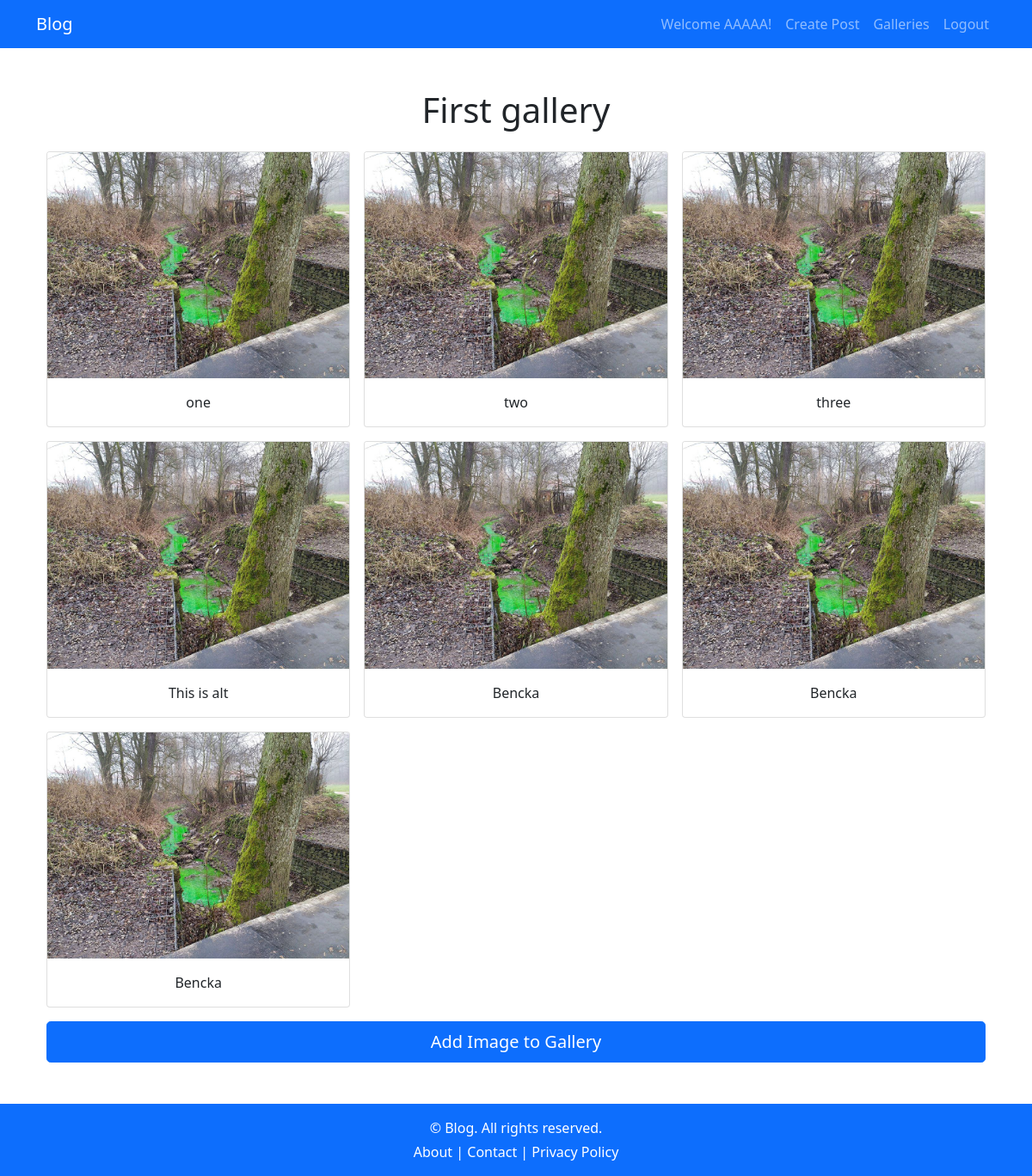
The app's page /galleries/1/ (signed in) with its own data.
### galleries/models.py (models this page shows, shortened)
class Gallery(models.Model):
    title = models.CharField(max_length=100)

class GalleryImage(models.Model):
    gallery = models.ForeignKey(Gallery, on_delete=models.CASCADE,related_name='images')
    image = models.ImageField(upload_to='galleries/%Y/%m/%d')
    alt = models.CharField(max_length=255)

### galleries/views.py (the view)
# urls.py: path("<int:id_id>/", gallery_details, name="details"),
def gallery_details(request, id_id):
    gallery = Gallery.objects.get(id=id_id)
    return render(request, "galleries/details.html", {"gallery": gallery})

### galleries/templates/galleries/details.html
{% extends "blog/base.html" %}
{% load thumbnail %}
{% load crispy_forms_tags %}
{% block contents %}
<div class="container my-5">
    <h1 class="text-center mb-4">{{ gallery.title }}</h1>
    <div class="row g-3">
        {% for image in gallery.images.all %}
            <div class="col-md-4 col-sm-6">
                <div class="card">
                    <a href="{% url 'galleries:img_details' gallery.id 2 %}" target="_blank" class="text-decoration-none">
                        <img
                            src="{% thumbnail image.image "300x300" crop="center" %}"
                            class="card-img-top"
                            alt="{{ image.alt }}">
                    </a>
                    <div class="card-body text-center">
                        <p class="card-text">{{ image.alt }}</p>
                    </div>
                </div>
            </div>
        {% endfor %}
        <div class="col-12">
            <a href="{% url 'galleries:add_image_to_gallery' gallery.id %}" class="btn btn-primary btn-lg w-100">
                Add Image to Gallery
            </a>
        </div>
    </div>
</div>
{% endblock %}

### blog/templates/blog/Base.html (shortened to what this page needs)
<!DOCTYPE html>
<html lang="en">
<head>
    <link href="https://cdn.jsdelivr.net/npm/bootstrap@5.0.2/dist/css/bootstrap.min.css" rel="stylesheet"
>
</head>
<body>
    <nav class="navbar navbar-expand-lg navbar-dark bg-primary">
        <div class="container">
            <a class="navbar-brand" href={% url 'posts:home' %}>Blog</a>
            <div class="collapse navbar-collapse" id="navbarNav">
                <ul class="navbar-nav ms-auto">
                    {% if not user.is_authenticated %}
                        <li class="nav-item">
                            <a class="nav-link" href="{% url 'posts:register' %}">Register</a>
                        </li>
                        <li class="nav-item">
                            <a class="nav-link" href="{% url 'posts:login' %}">Login</a>
                        </li>
                    {% else %}
                        <li class="nav-item">
                            <a class="nav-link" href="{% url 'posts:user_view' %}">Welcome {{ user.username }}!</a>
                        </li>
                        <li class = "nav-item">
                            <a class="nav-link" href="{% url 'posts:create_post' %}">Create Post</a>
                        </li>
                        <li class="nav-item">
                            <a class ="nav-link" href="{%  url 'galleries:list' %}">Galleries</a>
                        </li>
                        <li class = "nav-item">
                            <a class = "nav-link" href="{% url 'posts:user_logout' %}">Logout</a>
                        </li>
                    {% endif %}
                </ul>
            </div>
        </div>
    </nav>
    <div class="container mt-4">
        {% block contents %}{% endblock %}
    </div>
    <footer class="bg-primary text-white text-center py-3 mt-4">
    <div class="container">
        <p class="mb-1">&copy; Blog. All rights reserved.</p>
        <p class="mb-0">
            <a href=# class="text-white text-decoration-none">About</a> |
            <a href=# class="text-white text-decoration-none">Contact</a> |
            <a href=# class="text-white text-decoration-none">Privacy Policy</a>
        </p>
    </div>
</footer>
</body>
</html>

### records on screen
Gallery: title "First gallery"
GalleryImage: image (picture), alt "one"
GalleryImage: image (picture), alt "two"
GalleryImage: image (picture), alt "three"
GalleryImage: image (picture), alt "This is alt"
GalleryImage: image (picture), alt "Bencka"
GalleryImage: image (picture), alt "Bencka"
GalleryImage: image (picture), alt "Bencka"

### other values on screen
{{ user.username }} "AAAAA"
